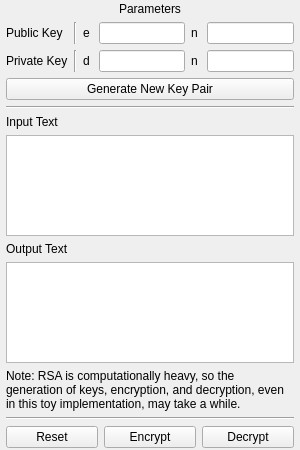
<?xml version="1.0" encoding="UTF-8"?>
<ui version="4.0">
 <class>ModulePage</class>
 <widget class="QWidget" name="ModulePage">
  <property name="geometry">
   <rect>
    <x>0</x>
    <y>0</y>
    <width>300</width>
    <height>450</height>
   </rect>
  </property>
  <property name="windowTitle">
   <string>Form</string>
  </property>
  <layout class="QVBoxLayout" name="verticalLayout">
   <property name="spacing">
    <number>6</number>
   </property>
   <property name="leftMargin">
    <number>6</number>
   </property>
   <property name="topMargin">
    <number>2</number>
   </property>
   <property name="rightMargin">
    <number>6</number>
   </property>
   <property name="bottomMargin">
    <number>2</number>
   </property>
   <item>
    <widget class="QLabel" name="label_3">
     <property name="sizePolicy">
      <sizepolicy hsizetype="Preferred" vsizetype="Preferred">
       <horstretch>0</horstretch>
       <verstretch>0</verstretch>
      </sizepolicy>
     </property>
     <property name="minimumSize">
      <size>
       <width>0</width>
       <height>0</height>
      </size>
     </property>
     <property name="maximumSize">
      <size>
       <width>16777215</width>
       <height>16777215</height>
      </size>
     </property>
     <property name="font">
      <font>
       <weight>50</weight>
       <bold>false</bold>
       <kerning>true</kerning>
      </font>
     </property>
     <property name="text">
      <string>Parameters</string>
     </property>
     <property name="alignment">
      <set>Qt::AlignCenter</set>
     </property>
    </widget>
   </item>
   <item>
    <layout class="QGridLayout" name="gridLayout">
     <item row="0" column="5">
      <widget class="QLineEdit" name="input_n_1"/>
     </item>
     <item row="0" column="4">
      <widget class="QLabel" name="label_8">
       <property name="text">
        <string>n </string>
       </property>
      </widget>
     </item>
     <item row="1" column="4">
      <widget class="QLabel" name="label_9">
       <property name="text">
        <string>n </string>
       </property>
      </widget>
     </item>
     <item row="0" column="2">
      <widget class="QLabel" name="label_6">
       <property name="text">
        <string>e </string>
       </property>
      </widget>
     </item>
     <item row="1" column="5">
      <widget class="QLineEdit" name="input_n_2"/>
     </item>
     <item row="0" column="3">
      <widget class="QLineEdit" name="input_e"/>
     </item>
     <item row="1" column="0">
      <widget class="QLabel" name="label_2">
       <property name="font">
        <font>
         <weight>50</weight>
         <bold>false</bold>
        </font>
       </property>
       <property name="text">
        <string>Private Key</string>
       </property>
      </widget>
     </item>
     <item row="0" column="0">
      <widget class="QLabel" name="label">
       <property name="font">
        <font>
         <weight>50</weight>
         <bold>false</bold>
        </font>
       </property>
       <property name="text">
        <string>Public Key</string>
       </property>
      </widget>
     </item>
     <item row="1" column="3">
      <widget class="QLineEdit" name="input_d"/>
     </item>
     <item row="0" column="1">
      <widget class="Line" name="line">
       <property name="orientation">
        <enum>Qt::Vertical</enum>
       </property>
      </widget>
     </item>
     <item row="1" column="1">
      <widget class="Line" name="line_3">
       <property name="orientation">
        <enum>Qt::Vertical</enum>
       </property>
      </widget>
     </item>
     <item row="1" column="2">
      <widget class="QLabel" name="label_7">
       <property name="text">
        <string>d </string>
       </property>
      </widget>
     </item>
    </layout>
   </item>
   <item>
    <widget class="QPushButton" name="generateKeyPairButton">
     <property name="text">
      <string>Generate New Key Pair</string>
     </property>
    </widget>
   </item>
   <item>
    <widget class="Line" name="line_2">
     <property name="orientation">
      <enum>Qt::Horizontal</enum>
     </property>
    </widget>
   </item>
   <item>
    <widget class="QLabel" name="label_4">
     <property name="font">
      <font>
       <weight>50</weight>
       <bold>false</bold>
      </font>
     </property>
     <property name="text">
      <string>Input Text</string>
     </property>
    </widget>
   </item>
   <item>
    <widget class="QPlainTextEdit" name="input_plaintext">
     <property name="maximumSize">
      <size>
       <width>16777215</width>
       <height>16777215</height>
      </size>
     </property>
    </widget>
   </item>
   <item>
    <widget class="QLabel" name="label_5">
     <property name="font">
      <font>
       <weight>50</weight>
       <bold>false</bold>
      </font>
     </property>
     <property name="text">
      <string>Output Text</string>
     </property>
    </widget>
   </item>
   <item>
    <widget class="QTextBrowser" name="output_ciphertext">
     <property name="maximumSize">
      <size>
       <width>16777215</width>
       <height>16777215</height>
      </size>
     </property>
    </widget>
   </item>
   <item>
    <widget class="QLabel" name="label_10">
     <property name="text">
      <string>Note: RSA is computationally heavy, so the generation of keys, encryption, and decryption, even in this toy implementation, may take a while.</string>
     </property>
     <property name="wordWrap">
      <bool>true</bool>
     </property>
    </widget>
   </item>
   <item>
    <widget class="Line" name="line_4">
     <property name="orientation">
      <enum>Qt::Horizontal</enum>
     </property>
    </widget>
   </item>
   <item>
    <layout class="QGridLayout" name="gridLayout_2">
     <item row="0" column="2">
      <widget class="QPushButton" name="decodeButton">
       <property name="text">
        <string>Decrypt</string>
       </property>
      </widget>
     </item>
     <item row="0" column="0">
      <widget class="QPushButton" name="resetButton">
       <property name="text">
        <string>Reset</string>
       </property>
      </widget>
     </item>
     <item row="0" column="1">
      <widget class="QPushButton" name="encodeButton">
       <property name="text">
        <string>Encrypt</string>
       </property>
      </widget>
     </item>
    </layout>
   </item>
  </layout>
 </widget>
 <resources/>
 <connections/>
</ui>
